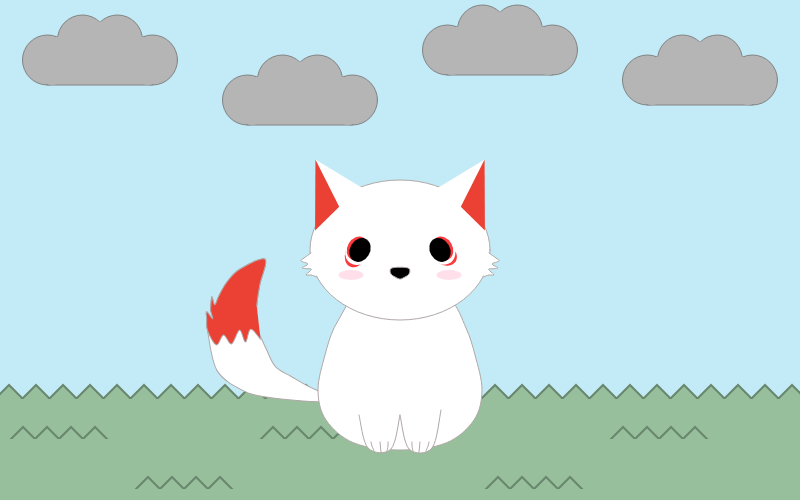
Frame 1 (no input)
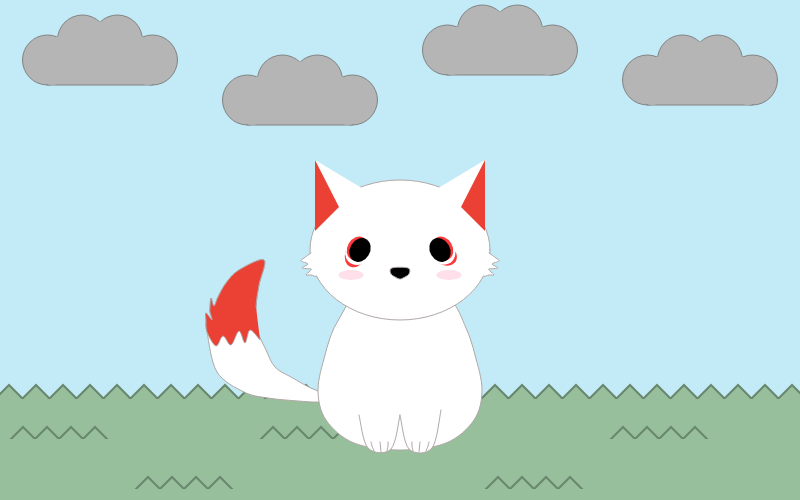
Frame 60 (no input)
Frame 120 (the mouse pressed at the canvas centre since frame 60): identical to frame 60, image omitted

The p5.js sketch that drew these frames (run headless with seeded random() and noise() and a simulated clock; from frame 60 on, the mouse is pressed at the canvas centre):

// p5.js sketch
// ── sketch.js
/*
Template for IMA's Creative Coding Lab 

Project A: Generative Creatures
CCLaboratories Biodiversity Atlas 
*/

let leftearX = -70
let leftearY = -60
let leftearradius = 80
let rightearX = 70
let rightearY = -60
let rightearradius = 80
var angle1;
var angle2;
let x = -85;
let x2 = 85;
let tailamplitude = 3
let cloudX = 100
let cloudY = 80
let cloudX2 = 300
let cloudY2 = 120
let cloudX3 = 500
let cloudY3 = 70
let cloudX4 = 700
let cloudY4 = 100
let speed = 3/100
let earamplitude = 3


function setup() {
  
  createCanvas(800, 500);
  // fill(255, 0 , 0)
  // circle(0, 0, 5)
  // circle(20, -30, 5)
  // circle(40, 0, 5)
}

function draw() {
  angleMode(DEGREES)
  background(195, 235, 247);
push()
  translate(0, 400)
  for(let x = -6; x <= width; x +=27){
    stroke(105, 135, 109)
    strokeWeight(2)
    fill(151, 191, 156)
    triangle(x, 0, x + 15, -15, x + 30, 0)
  }
    noStroke()
    rect(0, -1, 800, 110)
  pop()
push()
  translate(0, 440)
  for(let x = 10; x <= 100; x +=24){
    stroke(105, 135, 109)
    strokeWeight(2)
    fill(151, 191, 156)
    triangle(x, 0, x + 13, -13, x + 26, 0)
  }
    noStroke()
    rect(0, -1, 800, 110)
pop()
push()
  translate(250, 440)
  for(let x = 10; x <= 150; x +=24){
    stroke(105, 135, 109)
    strokeWeight(2)
    fill(151, 191, 156)
    triangle(x, 0, x + 13, -13, x + 26, 0)
  }
    noStroke()
    rect(0, -1, 800, 110)
pop()
push()
  translate(600, 440)
  for(let x = 10; x <= 100; x +=24){
    stroke(105, 135, 109)
    strokeWeight(2)
    fill(151, 191, 156)
    triangle(x, 0, x + 13, -13, x + 26, 0)
  }
    noStroke()
    rect(0, -1, 800, 110)
pop()
push()
  translate(125, 490)
  for(let x = 10; x <= 100; x +=24){
    stroke(105, 135, 109)
    strokeWeight(2)
    fill(151, 191, 156)
    triangle(x, 0, x + 13, -13, x + 26, 0)
  }
    noStroke()
    rect(0, -1, 800, 110)
pop()
push()
  translate(475, 490)
  for(let x = 10; x <= 100; x +=24){
    stroke(105, 135, 109)
    strokeWeight(2)
    fill(151, 191, 156)
    triangle(x, 0, x + 13, -13, x + 26, 0)
  }
    noStroke()
    rect(0, -1, 800, 110)
pop()
push()
  translate(125, 750)
  for(let x = 10; x <= 100; x +=24){
    stroke(105, 135, 109)
    strokeWeight(2)
    fill(151, 191, 156)
    triangle(x, 0, x + 13, -13, x + 26, 0)
  }
    noStroke()
    rect(0, -1, 800, 110)
pop()
  
//   clouds
push()
  // translate(100, 80)
  translate(cloudX, cloudY)
  stroke(130, 130, 130)
  fill(181, 181, 181)
  circle(-52.5, -20, 50)
  circle(-17.5, -40, 50)
  circle(17.5, -40, 50)
  circle(52.5, -20, 50)
  rect(-52.5, -20, 105, 25)
  noStroke()
  ellipse(0, -25, 125, 50)
  circle(-48, -10, 30)
  circle(48, -10, 30)
  circle(0, -50, 17)
  stroke(0)
  noFill()
  // rect(-80, -65, 160, 70)
  // rect(-80, -65, 320, 140)
pop()
push()
  // translate(100, 80)
  translate(cloudX2, cloudY2)
  stroke(130, 130, 130)
  fill(181, 181, 181)
  circle(-52.5, -20, 50)
  circle(-17.5, -40, 50)
  circle(17.5, -40, 50)
  circle(52.5, -20, 50)
  rect(-52.5, -20, 105, 25)
  noStroke()
  ellipse(0, -25, 125, 50)
  circle(-48, -10, 30)
  circle(48, -10, 30)
  circle(0, -50, 17)
  stroke(0)
  noFill()
  // rect(-80, -65, 160, 70)
  // rect(-80, -65, 320, 140)
pop()
push()
  // translate(100, 80)
  translate(cloudX3, cloudY3)
  stroke(130, 130, 130)
  fill(181, 181, 181)
  circle(-52.5, -20, 50)
  circle(-17.5, -40, 50)
  circle(17.5, -40, 50)
  circle(52.5, -20, 50)
  rect(-52.5, -20, 105, 25)
  noStroke()
  ellipse(0, -25, 125, 50)
  circle(-48, -10, 30)
  circle(48, -10, 30)
  circle(0, -50, 17)
  stroke(0)
  noFill()
  // rect(-80, -65, 160, 70)
  // rect(-80, -65, 320, 140)
pop()
push()
  // translate(100, 80)
  translate(cloudX4, cloudY4)
  stroke(130, 130, 130)
  fill(181, 181, 181)
  circle(-52.5, -20, 50)
  circle(-17.5, -40, 50)
  circle(17.5, -40, 50)
  circle(52.5, -20, 50)
  rect(-52.5, -20, 105, 25)
  noStroke()
  ellipse(0, -25, 125, 50)
  circle(-48, -10, 30)
  circle(48, -10, 30)
  circle(0, -50, 17)
  stroke(0)
  noFill()
  // rect(-80, -65, 160, 70)
  // rect(-80, -65, 320, 140)
pop()  
  //fox
  translate(400, 250)
  stroke(176, 168, 167)
  
//   tail
  push()
  let tailanimate = sin(frameCount * tailamplitude) * 9
    translate(-45, 150)
    rotate(tailanimate)
    beginShape()
      curveVertex(0, 0)
      curveVertex(0, 0)
      curveVertex(0, 0)
      curveVertex(-37, -9)
      curveVertex(-64, -23)
      curveVertex(-80, -33)
      curveVertex(-89, -50)
      curveVertex(-98, -71)
      curveVertex(-99, -93)
      curveVertex(-96, -115)
      curveVertex(-91, -140)
      curveVertex(-116, -130)
      curveVertex(-129, -117)
      curveVertex(-137, -103)
      curveVertex(-141, -94)
      curveVertex(-144, -102)
      curveVertex(-145, -92)
      curveVertex(-145, -88)
      curveVertex(-143, -80)
      curveVertex(-149, -87)
      curveVertex(-149, -80)
      curveVertex(-148, -68)
      // curveVertex(-147, -47)
      curveVertex(-138, -28)
      // curveVertex(-125, -18)
      curveVertex(-111, -8)
      curveVertex(-87, -2)
      curveVertex(-57, 1)
      curveVertex(-36, 2)
      curveVertex(0, 0)
      curveVertex(0, 0)
    endShape()
    fill(235, 64, 52)
    beginShape()
      curveVertex(-98, -71)
      curveVertex(-99, -93)
      curveVertex(-96, -115)
      curveVertex(-91, -140)
      curveVertex(-116, -130)
      curveVertex(-129, -117)
      curveVertex(-137, -103)
      curveVertex(-141, -94)
      curveVertex(-144, -102)
      curveVertex(-145, -92)
      curveVertex(-145, -88)
      curveVertex(-143, -80)
      curveVertex(-149, -87)
      curveVertex(-149, -80)
      curveVertex(-148, -68)
      curveVertex(-139, -54)
      curveVertex(-132, -64)
      curveVertex(-124, -55)
      curveVertex(-116, -69)
      curveVertex(-110, -57)
      curveVertex(-105, -70)
      curveVertex(-95, -60)
      curveVertex(-95, -60)
    endShape()
  pop()
  
  //body
  push()
    translate(0, 200)
    // fill(255, 0 , 0)
    // circle(-50, -150, 5)
    // circle(-66, -122, 5)
    // circle(-75, -95, 5)
    // circle(-82, -60, 5)
    // circle(-80, -25, 5)
    // circle(-46, -7, 5)
    // circle(0, 0, 5)
    // circle(66, -122, 5)
    // circle(50, -150, 5)
    fill(255)
    beginShape()
      curveVertex(-50, -150)
      curveVertex(-66, -122)
      curveVertex(-75, -95)
      curveVertex(-82, -60)
      curveVertex(-74, -30)
      curveVertex(-46, -7)
      curveVertex(0, 0)
      curveVertex(46, -7)      
      curveVertex(74, -30)
      curveVertex(82, -60)
      curveVertex(75, -95)
      curveVertex(66, -122)
      curveVertex(50, -150)
      curveVertex(21, -150)
      curveVertex(0, -153)
      curveVertex(-21, -150)
    endShape(CLOSE)
  pop()
  
  //head
  ellipse (0, 0, 180, 140)
    
//   blush
  push()
    noStroke()
    fill(255, 224, 234)
    ellipse(-49, 25, 25, 10)
    ellipse(49, 25, 25, 10)
  pop()
  //   face fur
//   left
  push()
    translate(-82, 15)
    beginShape()
      curveVertex(-7, -12)
      curveVertex(-7, -12)
      curveVertex(-14, -7)
      curveVertex(-17, -4)
      curveVertex(-10, -1)
      curveVertex(-16, 3)
      curveVertex(-7, 4)
      curveVertex(-8, 6)
      curveVertex(-12, 10)
      curveVertex(-7, 10)
      curveVertex(-1, 12)
      curveVertex(-1, 12)
    endShape()
  pop()
//   right
  push()
    translate(82, 15)
    beginShape()
      curveVertex(7, -12)
      curveVertex(7, -12)
      curveVertex(14, -7)
      curveVertex(17, -4)
      curveVertex(10, -1)
      curveVertex(16, 3)
      curveVertex(7, 4)
      curveVertex(8, 6)
      curveVertex(12, 10)
      curveVertex(7, 10)
      curveVertex(1, 12)
      curveVertex(1, 12)
    endShape()
  pop()
  earamplitude = constrain(earamplitude, 3, 20)
  let dleft = dist(mouseX, mouseY, 330, 190)
  let dright = dist(mouseX, mouseY, 470, 190)
      if (mouseIsPressed ===  true){
        if(dleft < 80 && dright > 80){
    earamplitude = earamplitude + speed
        }
      }else{
        if(earamplitude >= 3){
     earamplitude = 3
        }
        if (earamplitude <= 3){
          earamplitude = 3
        }
  }
  
  
  push()
    let rotateAnimate = sin(frameCount * earamplitude) * 5
    rotate(rotateAnimate)
    drawLeftear()
  pop()
  
  push()
    rotate(-rotateAnimate)
    drawRightear()
  pop()
  
  
  //eyes
  
  push()
    noStroke()
    translate(-45, 5)
    fill(252, 58, 61)
    rotate(20)
    ellipse(0, 0, 20, 25)
    fill(255)
    circle(1, -2, 23)
  pop()
  
  push()
    noStroke()
    translate(45, 5)
    fill(252, 58, 61)
    rotate(300)
    ellipse(0, 0, 20, 25)
    fill(255)
    circle(1, -2, 23)
  pop()
  
  push()
    noStroke()
    translate(-40, 0)
    rotate(300)
    fill(252, 58, 61)
    ellipse(0, -3, 25, 20)
    fill(0)
    ellipse(0, 0, 25, 20)
  pop()
  
  push()
    noStroke()
    translate(40, 0)
    rotate(60)
    fill(252, 58, 61)
    ellipse(0, -3, 25, 20)
    fill(0)
    ellipse(0, 0, 25, 20)
  pop()
  
// nose
  push()
    translate(0, 15)
    fill(0)
    beginShape()
    curveVertex(-3, 13)
    curveVertex(0,  14)
    curveVertex(3, 13)
    curveVertex(9, 9)
    // curveVertex(10, 8)
    // curveVertex(12, 5)
    curveVertex(8, 3)
    curveVertex(-8, 3)
    // curveVertex(-12, 5)
    // curveVertex(-10, 8)
    curveVertex(-9, 9)
    // curveVertex(0, 20)
    endShape(CLOSE)
  pop()
  
  // paws
  push()
    translate(0, 200)
    fill(255)
  
//  left paw 
    beginShape()
      curveVertex(0, -35)
      curveVertex(0, -35)
      curveVertex(-9, -1)
      curveVertex(-32, -2)
      curveVertex(-41, -35)
      curveVertex(-41, -35)
    endShape()
    beginShape()
      curveVertex(-29, -8)
      curveVertex(-29, -8)
      curveVertex(-28, -4)
      curveVertex(-26, 1)
      curveVertex(-26, 1)
    endShape()
    beginShape()
      curveVertex(-20, -8)
      curveVertex(-20, -8)
      curveVertex(-19, 2)
      curveVertex(-19, 2)
    endShape()
    beginShape()
      curveVertex(-12, -8)
      curveVertex(-12, -8)
      curveVertex(-12, -4)
      curveVertex(-13, 1)
      curveVertex(-13, 1)
    endShape()
  
  
// right paw  
  beginShape()
      curveVertex(0, -35)
      curveVertex(0, -35)
      curveVertex(9, -1)
      curveVertex(32, -2)
      curveVertex(41, -40)
      curveVertex(41, -40)
    endShape()
    beginShape()
      curveVertex(29, -8)
      curveVertex(29, -8)
      curveVertex(28, -4)
      curveVertex(26, 1)
      curveVertex(26, 1)
    endShape()
    beginShape()
      curveVertex(20, -8)
      curveVertex(20, -8)
      curveVertex(19, 2)
      curveVertex(19, 2)
    endShape()
    beginShape()
      curveVertex(12, -8)
      curveVertex(12, -8)
      curveVertex(12, -4)
      curveVertex(13, 1)
      curveVertex(13, 1)
    endShape()
  pop()
  
  
// push()
//   noFill()
//   stroke(0)
//   ellipse(leftearX, leftearY, leftearradius)
//   ellipse(rightearX, rightearY, rightearradius)
//   fill(255, 0, 0)
//   circle(rightearX, rightearY, 5)
// pop()
  
    console.log(mouseX, mouseY, speed, earamplitude)

}

function drawLeftear(){
    // rotate(angle1)
    noStroke()
    // translate(445, 170)
    fill(255)
     let leftear = triangle(x, -90, -83, -24, -35, -60)
     fill(235, 64, 52)
     let leftear1 = triangle(-85, -19, x, -90, -61, -43 )
     }
function drawRightear(){
    noStroke()
  fill(255)
    let rightear = triangle(x2, -90, 35, -60, 83, -27)
    fill(235, 64, 52)
    let leftear2 = triangle(85, -19, x2, -90, 61, -43 )
}

function mousePressed(){
  if(mouseX>cloudX-80){
    if(mouseX<cloudX+80){
      if(mouseY>cloudY-66){
        if(mouseY<cloudY+5){
        cloudX = random(80, 250)
        cloudY = random(50, 150)
          }
        }
      }
    }
    if(mouseX>cloudX2-80){
    if(mouseX<cloudX2+80){
      if(mouseY>cloudY2-66){
        if(mouseY<cloudY2+5){
        cloudX2 = random(250, 500)
        cloudY2 = random(50, 150)
          }
        }
      }
    }
    if(mouseX>cloudX3-80){
    if(mouseX<cloudX3+80){
      if(mouseY>cloudY3-66){
        if(mouseY<cloudY3+5){
        cloudX3 = random(500, 700)
        cloudY3 = random(50, 150)
          }
        }
      }
    }
  if(mouseX>cloudX4-80){
    if(mouseX<cloudX4+80){
      if(mouseY>cloudY4-66){
        if(mouseY<cloudY4+5){
        cloudX4 = random(600, 800)
        cloudY4 = random(50, 150)
          }
        }
      }
    }
}
